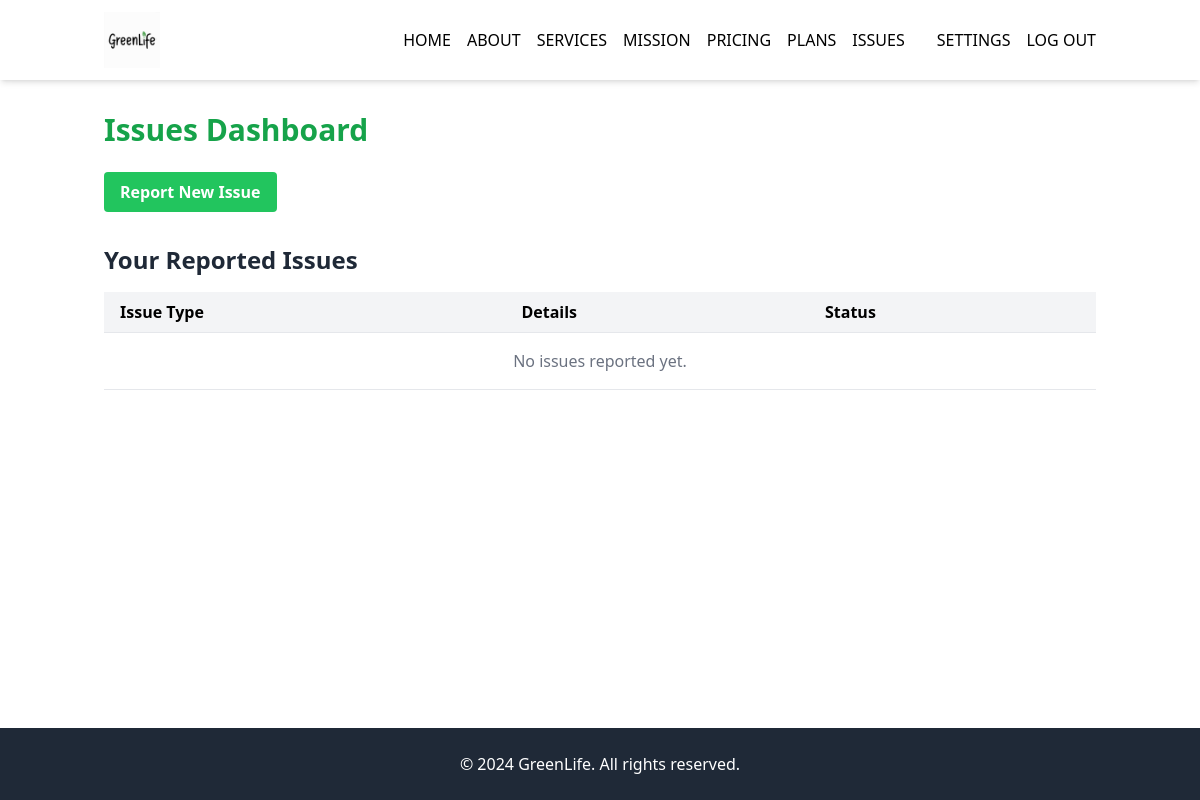
The page /issues/ (signed in) on the database as committed earlier.
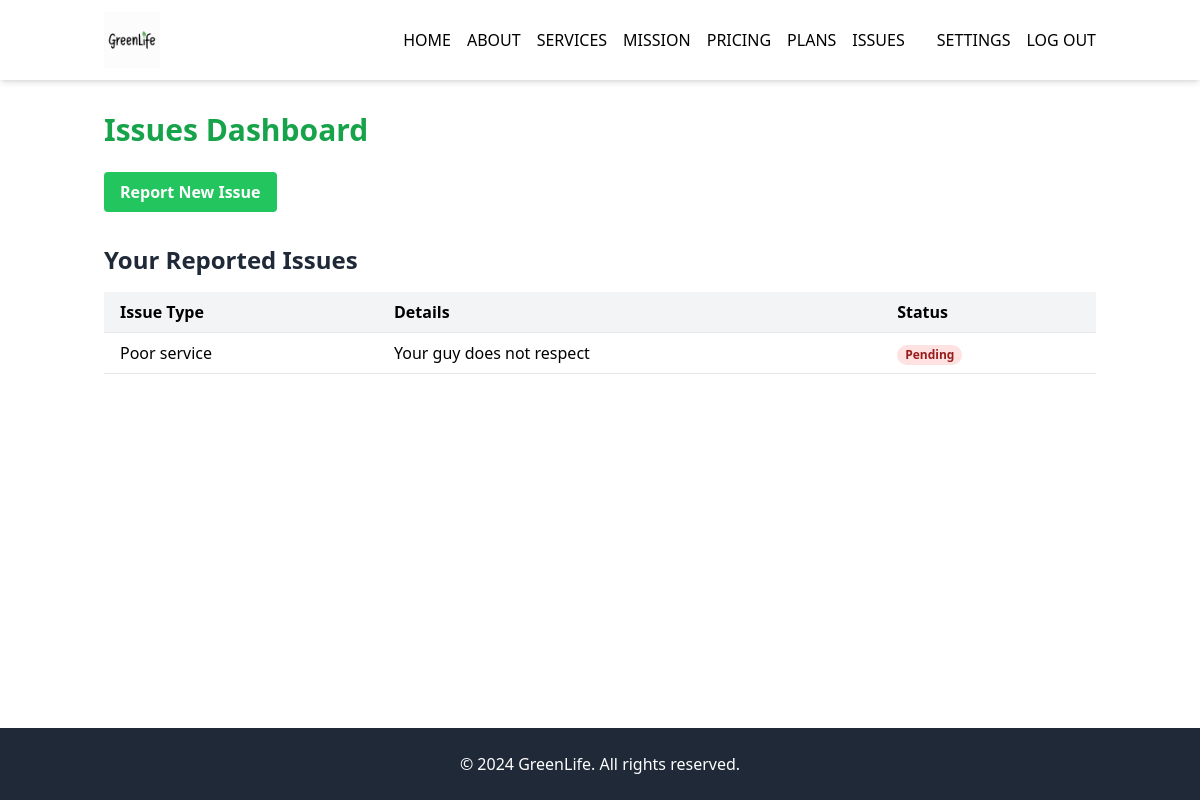
The same page on the database as committed later.
### core/models.py (models this page shows, shortened)
class Issues(models.Model):
    ISSUES = (
        ('missed pickup', 'Missed pickup'),
        ('poor service', 'Poor service'),
    )
    ISSUE_STATUS = (
        ('pending', 'Pending'),
        ('resolved', 'Resolved'),
        ('withdrawn', 'Withdrawn'),
    )
    customer = models.ForeignKey('Customer', on_delete=models.CASCADE, null=False, blank=False)
    issue = models.CharField(max_length=40, choices=ISSUES, null=False, blank=False)
    details = models.TextField(null=True, blank=True)
    status = models.CharField(max_length=15, choices=ISSUE_STATUS, null=False, blank=False, default='Pending')

### core/views.py (the view)
# urls.py: path('issues/', issues_dashboard, name='issues_dashboard'),
@login_required
def issues_dashboard(request):
    issues = Issues.objects.filter(customer=request.user.customer)
    return render(request, 'issues.html', {'issues': issues})

### Templates/issues.html (shortened to what this page needs)
{% extends 'base.html' %}
{% load static %}
{% block content %}
<div class="container mx-auto px-4 py-8">
    <h1 class="text-3xl font-bold text-green-600 mb-6">Issues Dashboard</h1>
    <button class="modal-open bg-green-500 hover:bg-green-600 text-white font-bold py-2 px-4 rounded">
        Report New Issue
    </button>
    <div class="mt-8">
        <h2 class="text-2xl font-semibold text-gray-800 mb-4">Your Reported Issues</h2>
        <div class="overflow-x-auto">
            <table class="min-w-full bg-white">
                <thead class="bg-gray-100">
                    <tr>
                        <th class="py-2 px-4 border-b text-left">Issue Type</th>
                        <th class="py-2 px-4 border-b text-left">Details</th>
                        <th class="py-2 px-4 border-b text-left">Status</th>
                    </tr>
                </thead>
                <tbody>
                    {% for issue in issues %}
                    <tr>
                        <td class="py-2 px-4 border-b">{{ issue.get_issue_display }}</td>
                        <td class="py-2 px-4 border-b">{{ issue.details|truncatechars:50 }}</td>
                        <td class="py-2 px-4 border-b">
                            <span class="px-2 inline-flex text-xs leading-5 font-semibold rounded-full
                                {% if issue.status == 'pending' %}bg-yellow-100 text-yellow-800
                                {% elif issue.status == 'resolved' %}bg-green-100 text-green-800
                                {% else %}bg-red-100 text-red-800{% endif %}">
                                {{ issue.get_status_display }}
                            </span>
                        </td>
                    </tr>
                    {% empty %}
                    <tr>
                        <td colspan="3" class="py-4 px-4 border-b text-center text-gray-500">No issues reported yet.</td>
                    </tr>
                    {% endfor %}
                </tbody>
            </table>
        </div>
    </div>
</div>
{% endblock %}

Rows that differ between the two databases and show on the page:
added Issues: issue "Poor service", details "Your guy does not respect", status "Pending"
Other text that changed with them:
text no longer shown: "No issues reported yet."
